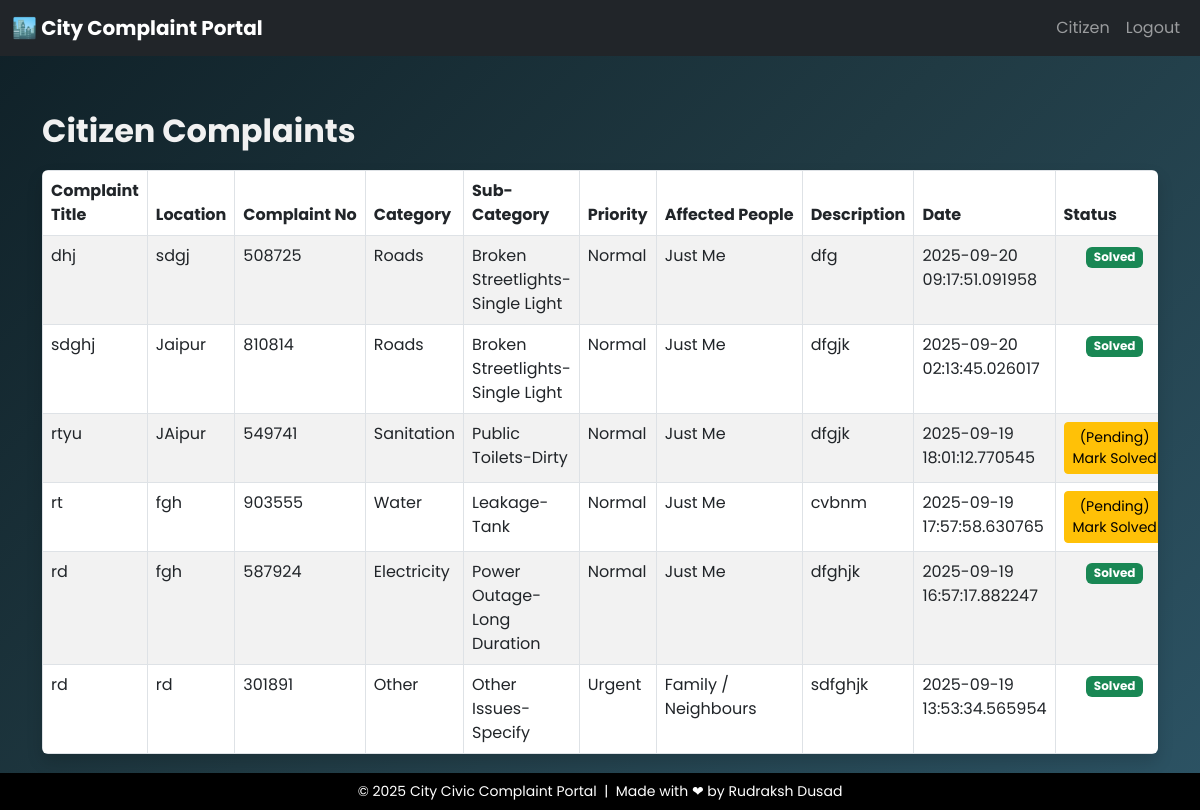
/officer_complaints (signed in), run on the app's committed database.
### app.py (models this page shows)
class Complaint(db.Model):
    __tablename__ = "complaints"
    id = db.Column(db.Integer, primary_key=True)
    complaint_no = db.Column(
        db.String(6), unique=True, default=_generate_complaint_no, nullable=False
    )
    title = db.Column(db.String(200), nullable=False)
    location = db.Column(db.String(300), nullable=False)
    category = db.Column(db.String(100), nullable=False)
    subcategory = db.Column(db.String(100), nullable=True)
    sub_subcategory = db.Column(db.String(100), nullable=True)
    priority = db.Column(db.String(20), default="Normal", nullable=False)  # Normal / Urgent / Critical
    affected_people = db.Column(db.String(50), default="Just Me", nullable=False)
    description = db.Column(db.String(500), nullable=False)
    citizen_aadhar = db.Column(db.String(12), nullable=False)
    status = db.Column(db.String(50), default="Pending", nullable=False)
    date_created = db.Column(db.DateTime, default=datetime.utcnow)
    images = db.relationship("ComplaintImage", backref="complaint", lazy=True)

### app.py (the view)
@app.route("/officer_complaints")
def officer_complaints():
    if "officer_id" not in session:
        flash("Please log in first.", "warning")
        return redirect(url_for("officer_login"))
    rows = (
        db.session.query(
            Complaint.title,
            Complaint.location,
            Complaint.complaint_no,
            Complaint.category,
            Complaint.subcategory,
            Complaint.sub_subcategory,
            Complaint.priority,
            Complaint.affected_people,
            Complaint.description,
            Complaint.date_created,
            Complaint.status,
        )
        .join(Citizen, Citizen.aadhar_number == Complaint.citizen_aadhar)
        .order_by(Complaint.date_created.desc())
        .all()
    )
    return render_template("complaint_view.html", complaints=rows, officer_view=True)

### templates/complaint_view.html (shortened to what this page needs)
<!DOCTYPE html>
<html lang="en">
<head>
  <link href="https://cdn.jsdelivr.net/npm/bootstrap@5.3.0/dist/css/bootstrap.min.css" rel="stylesheet" />
</head>
<body>
  <nav class="navbar navbar-expand-lg navbar-dark bg-dark">
    <div class="container-fluid">
      <a class="navbar-brand fw-bold" href="{{ url_for('officer_dashboard') }}">🏙️ City Complaint Portal</a>
      <div class="collapse navbar-collapse" id="navbarContent">
        <ul class="navbar-nav ms-auto">
          <li class="nav-item"><a class="nav-link" href="{{ url_for('citizen_dashboard') }}">Citizen</a></li>
          <li class="nav-item"><a class="nav-link" href="{{ url_for('officer_logout') }}">Logout</a></li>
        </ul>
      </div>
    </div>
  </nav>
  <section class="hero">
    <div class="container my-3">
      <h2>Citizen Complaints</h2>
      <div class="table-responsive shadow rounded">
        <table class="table table-bordered table-striped mb-0">
          <thead>
            <tr>
              <th>Complaint Title</th>
              <th>Location</th>
              <th>Complaint&nbsp;No</th>
              <th>Category</th>
              <th>Sub-Category</th>
              <th>Priority</th>
              <th>Affected&nbsp;People</th>
              <th>Description</th>
              <th>Date</th>
              <th>Status</th>
            </tr>
          </thead>
          <tbody>
            {% if complaints %}
              {% for r in complaints %}
                <tr>
                  <td>{{ r[0] }}</td>
                  <td>{{ r[1] }}</td>
                  <td>{{ r[2] }}</td>
                  <td>{{ r[3] }}</td>
                  <td>{{ r[4] }}-{{ r[5] }}</td>
                  <td>{{ r[6] }}</td>
                  <td>{{ r[7] }}</td>
                  <td>{{ r[8] }}</td>
                  <td>{{ r[9] }}</td>
                  <td class="text-center">
                    {% if r[10] == 'Solved' %}
                      <span class="badge bg-success">Solved</span>
                    {% else %}
                      <form action="{{ url_for('solve_complaint', complaint_no=r[2]) }}" method="post">
                        <button class="btn btn-sm btn-warning">(Pending) Mark&nbsp;Solved</button>
                      </form>
                    {% endif %}
                  </td>
                </tr>
              {% endfor %}
            {% else %}
              <tr>
                <td colspan="9" class="text-center fw-bold py-4 text-muted bg-light">
                  🚫 No complaints yet.
                </td>
              </tr>
            {% endif %}
          </tbody>
        </table>
      </div>
    </div>
  </section>
  <footer class="fixed-bottom text-white text-center py-2">
    &copy; 2025 City Civic Complaint Portal &nbsp;|&nbsp; Made with ❤ by Rudraksh Dusad
  </footer>
</body>
</html>

### templates/complaint_view.html (style rules this page uses)
body { font-family: 'Poppins', sans-serif; background: linear-gradient(135deg, #0f2027, #203a43, #2c5364); min-height: 100vh; color: #fff; }
.hero { min-height: 80vh; padding: 40px 20px; }
h2 { font-weight: 700; color: #f1f1f1; margin-bottom: 20px; }
.table { background: #fff; color: #000; }
.table thead { background: #212529; color: #fff; }
footer { text-align: center; padding: 12px; background: #000; color: #bbb; font-size: 14px; }

### data on the page
Complaint: title "dhj", location "sdgj", complaint_no "508725", category "Roads", subcategory "Broken Streetlights", sub_subcategory "Single Light", priority "Normal", affected_people "Just Me", description "dfg", date_created "2025-09-20 09:17:51.091958", status "Solved"
Complaint: title "sdghj", location "Jaipur", complaint_no "810814", category "Roads", subcategory "Broken Streetlights", sub_subcategory "Single Light", priority "Normal", affected_people "Just Me", description "dfgjk", date_created "2025-09-20 02:13:45.026017", status "Solved"
Complaint: title "rtyu", location "JAipur", complaint_no "549741", category "Sanitation", subcategory "Public Toilets", sub_subcategory "Dirty", priority "Normal", affected_people "Just Me", description "dfgjk", date_created "2025-09-19 18:01:12.770545"
Complaint: title "rt", location "fgh", complaint_no "903555", category "Water", subcategory "Leakage", sub_subcategory "Tank", priority "Normal", affected_people "Just Me", description "cvbnm", date_created "2025-09-19 17:57:58.630765"
Complaint: title "rd", location "fgh", complaint_no "587924", category "Electricity", subcategory "Power Outage", sub_subcategory "Long Duration", priority "Normal", affected_people "Just Me", description "dfghjk", date_created "2025-09-19 16:57:17.882247", status "Solved"
Complaint: title "rd", location "rd", complaint_no "301891", category "Other", subcategory "Other Issues", sub_subcategory "Specify", priority "Urgent", affected_people "Family / Neighbours", description "sdfghjk", date_created "2025-09-19 13:53:34.565954", status "Solved"
